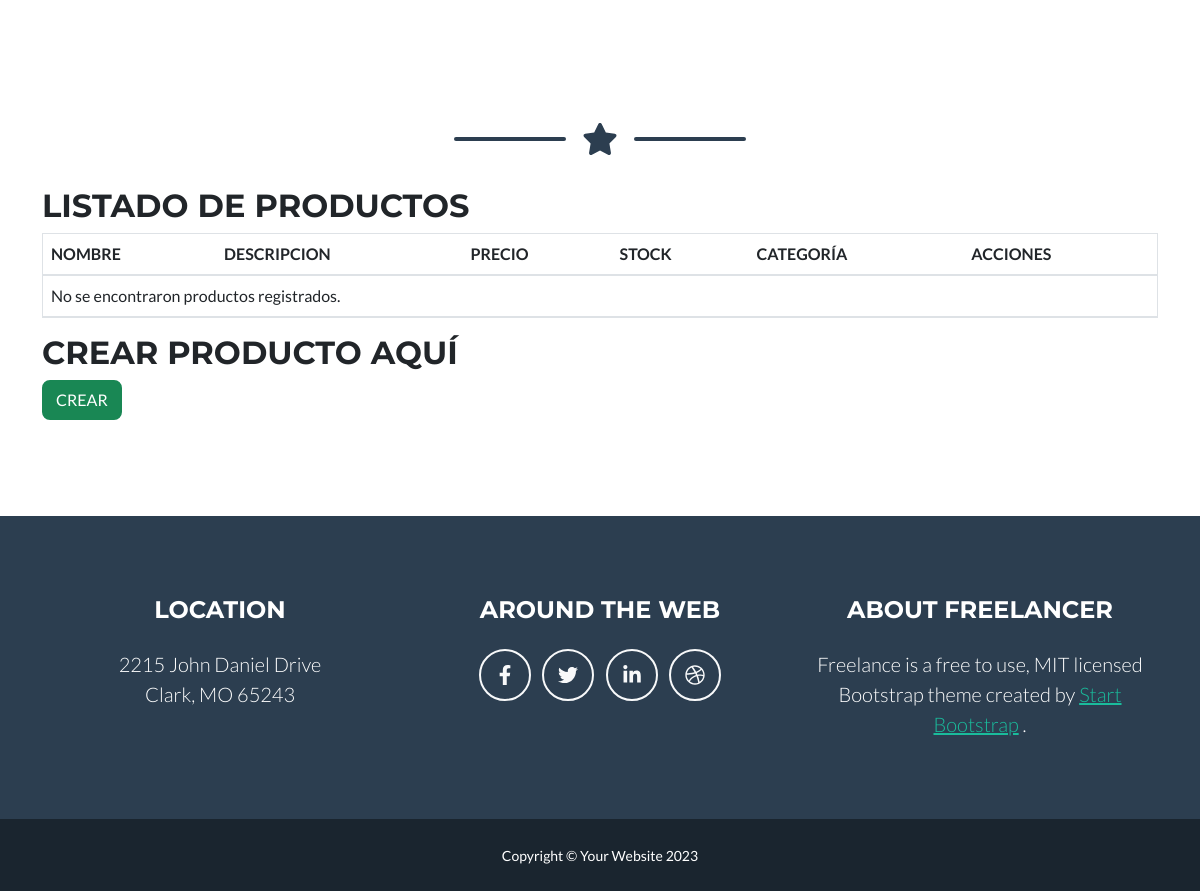
The app's page /producto/ (lower part), older data.
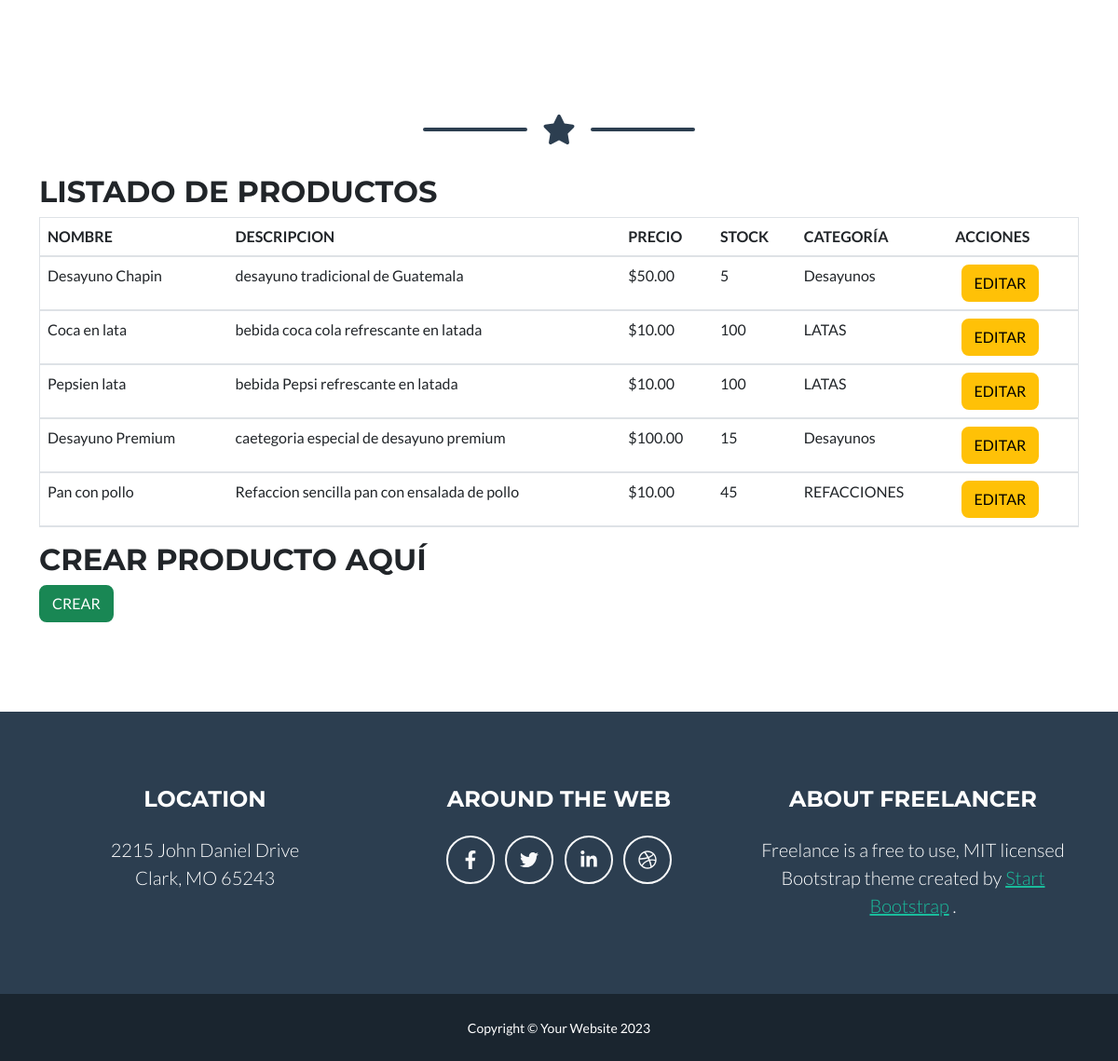
The same page, newer data.
### Apps/productos/models.py (models this page shows, shortened)
class Producto(models.Model):
    nombre = models.CharField(max_length=200)
    descripcion = models.TextField(null=True, blank=True)
    precio = models.DecimalField(max_digits=10, decimal_places=2)
    stock = models.IntegerField(default=0)
    categoria = models.ForeignKey(
        'categorias.Categoria',
        on_delete=models.CASCADE
    )
    class Meta:
        verbose_name = 'Producto'
        verbose_name_plural = 'Productos'

### Apps/categorias/models.py (models this page shows, shortened)
class Categoria(models.Model):
    nombre = models.CharField(
        max_length=100,
        unique=True,
        verbose_name='Nombre de la Categoría'
    )
    descripcion = models.TextField(
        blank=True,
        null=True,
        verbose_name='Descripción'
    )
    activo = models.BooleanField(default=True)
    class Meta:
        verbose_name = 'Categoría'
        verbose_name_plural = 'Categorías'
        ordering = ['nombre']

### Apps/productos/views.py (the view)
# urls.py: path('', ProductoListView.as_view(), name='producto'),
class ProductoListView(ListView):
    model = Producto
    template_name = 'productos_lista.html'
    context_object_name = 'lista_productos'

### Apps/productos/templates/productos_lista.html
{% extends 'base.html' %}
{% block contenido %}
<h2>LISTADO DE PRODUCTOS</h2>
<table class="table" border="1">
    <thead>
        <tr>
            <th>NOMBRE</th>
            <th>DESCRIPCION</th>
            <th>PRECIO</th>
            <th>STOCK</th>
            <th>CATEGORÍA</th>
            <th>ACCIONES</th>
        </tr>
    </thead>
    <tbody>
        {% for prod in lista_productos %}
        <tr>
            <td>{{ prod.nombre }}</td>
            <td>{{ prod.descripcion }}</td>  <td>${{ prod.precio }}</td>    <td>{{ prod.stock }}</td>
            <td>{{ prod.categoria.nombre }}</td>
            <td>
                <a href="{% url 'producto:editarprod' prod.id %}" class="btn btn-warning">EDITAR</a>
            </td>
        </tr>
        {% empty %}
        <tr>
            <td colspan="7">No se encontraron productos registrados.</td>
        </tr>
        {% endfor %}
    </tbody>
</table>
<h2>CREAR PRODUCTO AQUÍ</h2>
<a href="{% url 'producto:crearprod' %}" class="btn btn-success">CREAR</a>
{% endblock contenido %}

### Apps/home/templates/base.html (shortened to what this page needs)
{% load static %}
<!DOCTYPE html>
<html lang="en">
    <head>
        <link href="{% static 'css/styles.css' %}" rel="stylesheet" />
    </head>
    <body id="page-top">
        <section class="page-section portfolio" id="portfolio">
            <div class="container">
                <div class="divider-custom">
                    <div class="divider-custom-line"></div>
                    <div class="divider-custom-icon"><i class="fas fa-star"></i></div>
                    <div class="divider-custom-line"></div>
                </div>
                {% block contenido %}
                {% endblock %}
        </section>
        <footer class="footer text-center">
            <div class="container">
                <div class="row">
                    <div class="col-lg-4 mb-5 mb-lg-0">
                        <h4 class="text-uppercase mb-4">Location</h4>
                        <p class="lead mb-0">
                            2215 John Daniel Drive
                            <br />
                            Clark, MO 65243
                        </p>
                    </div>
                    <div class="col-lg-4 mb-5 mb-lg-0">
                        <h4 class="text-uppercase mb-4">Around the Web</h4>
                        <a class="btn btn-outline-light btn-social mx-1" href="#!"><i class="fab fa-fw fa-facebook-f"></i></a>
                        <a class="btn btn-outline-light btn-social mx-1" href="#!"><i class="fab fa-fw fa-twitter"></i></a>
                        <a class="btn btn-outline-light btn-social mx-1" href="#!"><i class="fab fa-fw fa-linkedin-in"></i></a>
                        <a class="btn btn-outline-light btn-social mx-1" href="#!"><i class="fab fa-fw fa-dribbble"></i></a>
                    </div>
                    <div class="col-lg-4">
                        <h4 class="text-uppercase mb-4">About Freelancer</h4>
                        <p class="lead mb-0">
                            Freelance is a free to use, MIT licensed Bootstrap theme created by
                            <a href="http://startbootstrap.com">Start Bootstrap</a>
                            .
                        </p>
                    </div>
                </div>
            </div>
        </footer>
        <div class="copyright py-4 text-center text-white">
            <div class="container"><small>Copyright &copy; Your Website 2023</small></div>
        </div>
    </body>
</html>

Row changes from the older to the newer data that the page shows:
added Producto: nombre "Desayuno Chapin", descripcion "desayuno tradicional de Guatemala", precio "50.00", stock "5", categoria.nombre "Desayunos"
added Producto: nombre "Coca en lata", descripcion "bebida coca cola refrescante en latada", precio "10.00", stock "100", categoria.nombre "LATAS"
added Producto: nombre "Pepsien lata", descripcion "bebida Pepsi refrescante en latada", precio "10.00", stock "100", categoria.nombre "LATAS"
added Producto: nombre "Desayuno Premium", descripcion "caetegoria especial de desayuno premium", precio "100.00", stock "15", categoria.nombre "Desayunos"
added Producto: nombre "Pan con pollo", descripcion "Refaccion sencilla pan con ensalada de pollo", precio "10.00", stock "45", categoria.nombre "REFACCIONES"
Text that changed along with them:
text no longer shown: "No se encontraron productos registrados."
